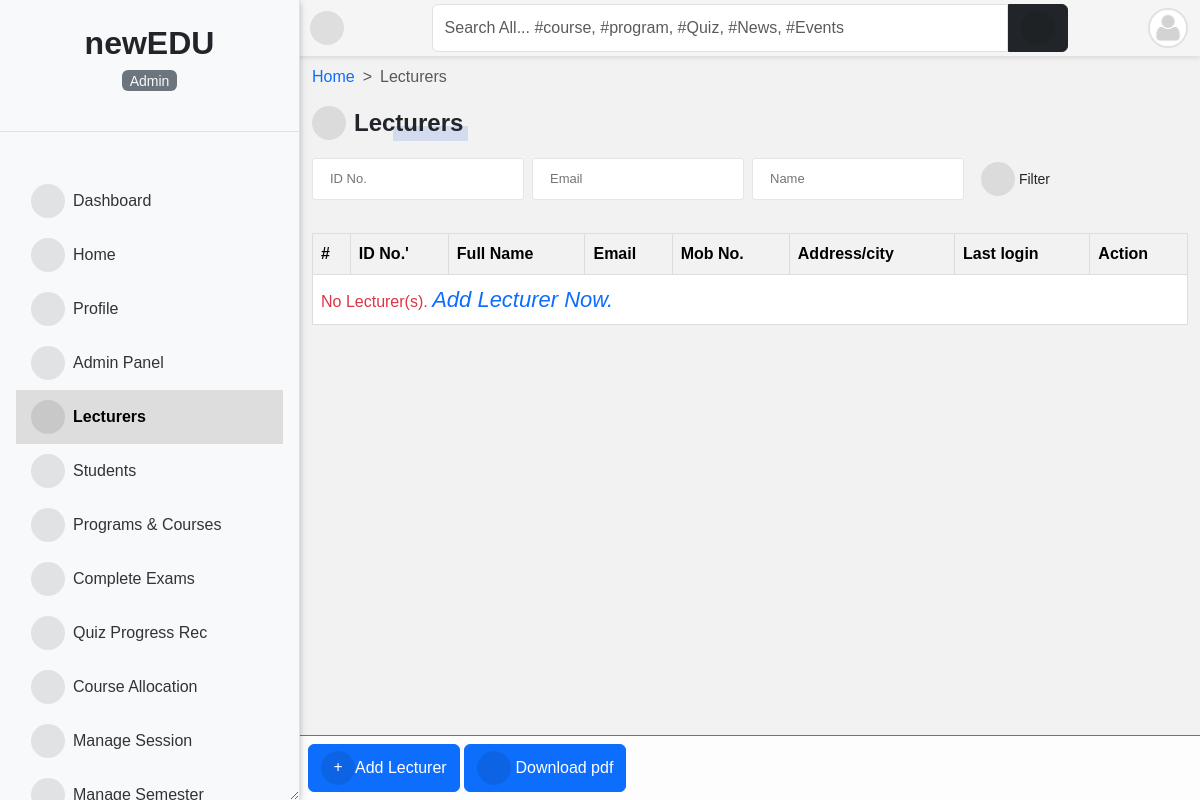
/uk/accounts/lecturers/ (signed in), run on an earlier commit of the app's database.
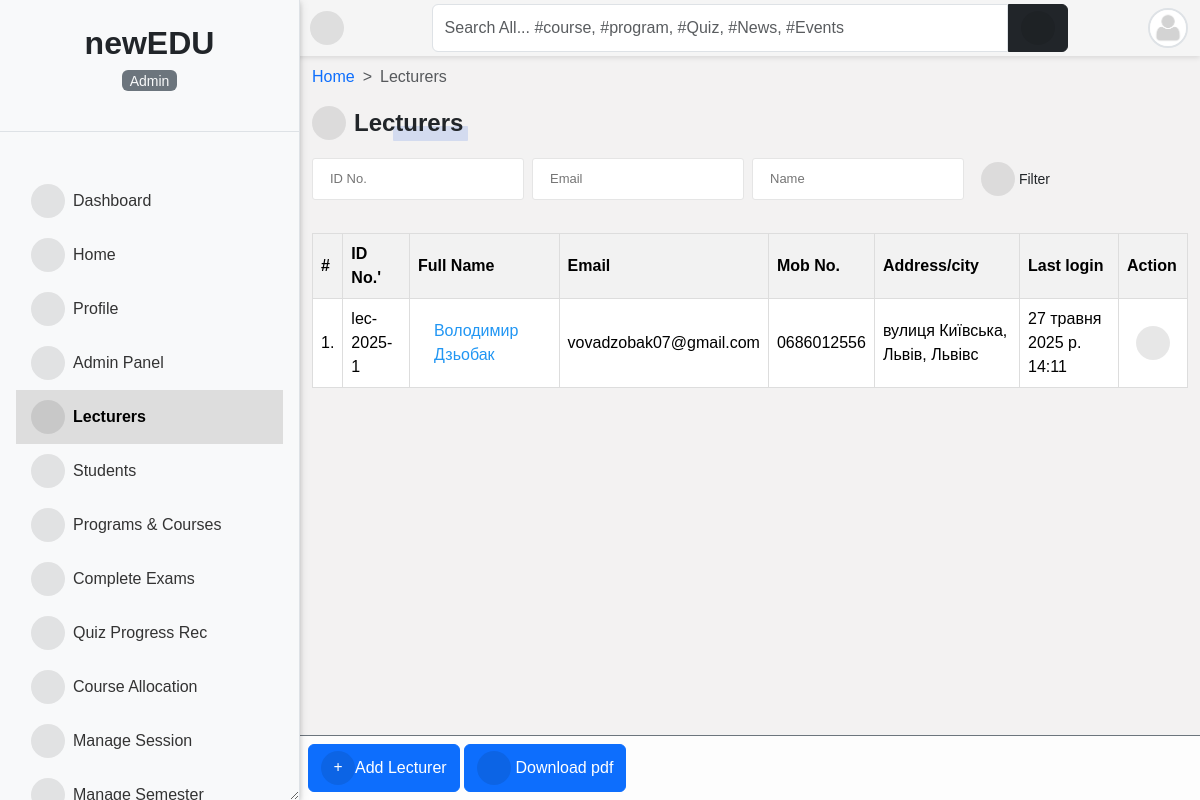
And on a later commit of the database.
### accounts/models.py (models this page shows, shortened)
class User(AbstractUser):
    is_student = models.BooleanField(default=False)
    is_lecturer = models.BooleanField(default=False)
    is_parent = models.BooleanField(default=False)
    is_dep_head = models.BooleanField(default=False)
    gender = models.CharField(max_length=1, choices=GENDERS, blank=True, null=True)
    phone = models.CharField(max_length=60, blank=True, null=True)
    address = models.CharField(max_length=60, blank=True, null=True)
    picture = models.ImageField(
        upload_to="profile_pictures/%y/%m/%d/", default="default.png", null=True
    )
    email = models.EmailField(blank=True, null=True)
    username_validator = ASCIIUsernameValidator()
    objects = CustomUserManager()
    class Meta:
        ordering = ("-date_joined",)
    @property
    def get_full_name(self):
        full_name = self.username
        if self.first_name and self.last_name:
            full_name = self.first_name + " " + self.last_name
        return full_name
    @property
    def get_user_role(self):
        if self.is_superuser:
            role = _("Admin")
        elif self.is_student:
            role = _("Student")
        elif self.is_lecturer:
            role = _("Lecturer")
        elif self.is_parent:
            role = _("Parent")
        return role

### accounts/views.py (the view)
# urls.py: path("lecturers/", LecturerFilterView.as_view(), name="lecturer_list"),
@method_decorator([login_required, admin_required], name="dispatch")
class LecturerFilterView(FilterView):
    filterset_class = LecturerFilter
    queryset = User.objects.filter(is_lecturer=True)
    template_name = "accounts/lecturer_list.html"
    paginate_by = 10
    def get_context_data(self, **kwargs):
        context = super().get_context_data(**kwargs)
        context["title"] = "Lecturers"
        return context

### templates/accounts/lecturer_list.html (shortened to what this page needs)
{% extends 'base.html' %}
{% load i18n %}
{% block content %}
<nav style="--bs-breadcrumb-divider: '>';" aria-label="breadcrumb">
    <ol class="breadcrumb">
      <li class="breadcrumb-item"><a href="/">{% trans 'Home' %}</a></li>
      <li class="breadcrumb-item active" aria-current="page">{% trans 'Lecturers' %}</li>
    </ol>
</nav>
{% if request.user.is_superuser %}
<div class="manage-wrap">
    <a class="btn btn-primary" href="{% url 'add_lecturer' %}"><i class="fas fa-plus"></i>{% trans 'Add Lecturer' %}</a>
    <a class="btn btn-primary" target="_blank" href="{% url 'lecturer_list_pdf' %}"><i class="fas fa-download"></i> {% trans 'Download pdf' %}</a>
</div>
{% endif %}
<p class="title-1"><i class="fas fa-chalkboard-teacher"></i>{% trans 'Lecturers' %}</p>
{% include 'snippets/filter_form.html' %}
<div class="table-responsive table-shadow table-light table-striped m-0 mt-4">
    <table class="table">
        <thead>
            <tr>
                <th>#</th>
                <th> {% trans 'ID No.' %}' </th>
                <th> {% trans 'Full Name' %} </th>
                <th> {% trans 'Email' %} </th>
                <th> {% trans 'Mob No.' %} </th>
                <th> {% trans 'Address/city' %} </th>
                <th> {% trans 'Last login' %}  </th>
                {% if request.user.is_superuser %}
                <th> {% trans 'Action' %} </th>
                {% endif %}
            </tr>
        </thead>
        <tbody>
            {% for lecturer in filter.qs %}
            <tr>
                <td> {{ forloop.counter }}.</td>
                <td>{{ lecturer.username }}</td>
                <td><a href="{% url 'profile_single' lecturer.id %}">{{ lecturer.get_full_name }}</a></td>
                <td>{{ lecturer.email }}</td>
                <td>{{ lecturer.phone }}</td>
                <td>{{ lecturer.address }}</td>
                <td>{{ lecturer.last_login }}</td>
                {% if request.user.is_superuser %}
                <td>
                    <div class="dropdown">
                        <button class="btn btn-sm" type="button" data-bs-toggle="dropdown" aria-expanded="false">
                            <i class="fa fa-ellipsis-vertical"></i>
                        </button>
                    </div>
                </td>
                {% endif %}
                {% empty %}
                <tr>
                  <td colspan="8">
                  <span class="text-danger">
                    {% trans 'No Lecturer(s).' %}
                    {% if request.user.is_superuser %}
                    <a href="{% url 'add_lecturer' %}">
                    <i class="primary" style="font-size: 22px;">
                        {% trans 'Add Lecturer Now.' %}
                    </i>
                    {% endif %}
                    </a>
                  </span>
                </td>
                </tr>
            {% endfor %}
        </tbody>
    </table>
</div>
{% endblock content %}

What changed in the data, as far as the page shows it:
added User: username "lec-2025-1", get_full_name "Володимир Дзьобак", email "vovadzobak07@gmail.com", phone "0686012556", address "вулиця Київська, Львів, Львівс", last_login "27 травня 2025 р. 14:11"
Also different on the page:
text no longer shown: "No Lecturer(s). Add Lecturer Now."
